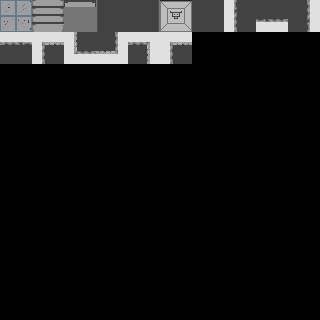

Tiled map render using the project's own tile images. Description and the whole map definition, tile-layer contents included, below:
An orthogonal 10x10 tile map with 32x32 px tiles, 1 tile layer (Tile Layer 1).

<map version="1.9" tiledversion="1.9.2" orientation="orthogonal" renderorder="right-down" width="10" height="10" tilewidth="32" tileheight="32" infinite="0" nextlayerid="2" nextobjectid="1">
 <tileset firstgid="1" source="tomb_inside.tsx" />
 <layer id="1" name="Tile Layer 1" width="10" height="10">
  <data encoding="csv">
1,2,3,4,5,6,7,8,9,10,
11,12,13,14,15,16,0,0,0,0,
0,0,0,0,0,0,0,0,0,0,
0,0,0,0,0,0,0,0,0,0,
0,0,0,0,0,0,0,0,0,0,
0,0,0,0,0,0,0,0,0,0,
0,0,0,0,0,0,0,0,0,0,
0,0,0,0,0,0,0,0,0,0,
0,0,0,0,0,0,0,0,0,0,
0,0,0,0,0,0,0,0,0,0
</data>
 </layer>
</map>
